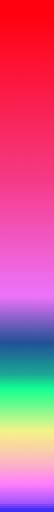
#> input picture src/2nd_boot/bg.png, 27 x 256 px (shown 2 times larger)
$ python mk_palette.py ../../../src/2nd_boot/bg.png
#> lines starting #> are read from the running program, lines starting #| are printed output that depends on the picture
#!/usr/bin/python3
# extract a common palette from N files
# save it to palette.png + encode it to stdout

import sys
from PIL import Image

DEBUG = True


def stack_image(images):
    "stack vertically, expanding as needed"
    w = max(i.size[0] for i in images)
    h = sum(i.size[1] for i in images)
    newimg = Image.new("RGB", (w, h))
    y = 0
    for im in images:
        newimg.paste(im, (0, y))
        y += im.size[1]
    return newimg


if __name__ == "__main__":

    import argparse

    parser = argparse.ArgumentParser()
    parser.add_argument(
        "file_in", nargs="+", help="Input files to extract palette from"
    )
    parser.add_argument("--file_out", help="Output file name.", default="palette.png")
    parser.add_argument(
        "--colors", type=int, help="number of colors in palette", default=256
    )
    parser.add_argument(
        "--variable", help="variable name in C file", default="game_palette"
    )
    args = parser.parse_args()

    if len(args.file_in) >= 2:
        srcs = [
            Image.open(filein).convert("RGB") for filein in args.file_in
        ]  # removing alpha here
        src = stack_image(srcs)
    else:
        src = Image.open(args.file_in[0])  # keep mode as is
#> src is the input picture: PIL image 27x256 RGB; mean R, G, B 202.9, 97, 144.5

    # set to 256c image (if needed)
    if src.mode != "P" or len(src.palette.getdata()) // 3 != args.colors:
        src_pal = src.quantize(colors=args.colors)
    else:
        src_pal = src
    if DEBUG:
        src_pal.save("_debug.png")  # after quantization

    # save small palette image
    src_pal = src_pal.crop((0, 0, 16, (args.colors + 15) / 16))
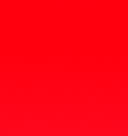
#> src_pal: PIL image 16x17 P (shown 8 times larger); mean R, G, B 254.6, 2.2, 18.7
    src_pal.putdata(range(args.colors))
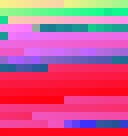
#> src_pal: PIL image 16x17 P (shown 8 times larger); mean R, G, B 204.5, 92.9, 141.1
    src_pal.save(args.file_out)

    # export to palette.c (or just a binary file ?)
    px = src_pal.convert("RGB").load()
    print("#include <stdint.h>")
    print(f"const uint8_t {args.variable}[{args.colors}*3]= {{")

    for i in range(args.colors):
        c = px[i % 16, i / 16]
        sys.stdout.write(f"\t0x{c[0]:02x},0x{c[1]:02x},0x{c[2]:02x},\n")
#> this loop made 256 passes
#> c on passes 1 to 3: (247, 241, 137), (248, 237, 141), (248, 232, 146)
#| 	0xf7,0xf1,0x89,
#| 	0xf8,0xed,0x8d,
#| 	0xf8,0xe8,0x92,
#| 	0xf8,0xe3,0x97,
#| 	0xf8,0xde,0x9c,
#| 	0xf9,0xdb,0x9f,
#| 	0xf9,0xd8,0xa3,
#| 	0xf9,0xd4,0xa6,
#> (further printed lines are left out)
    print("};")
